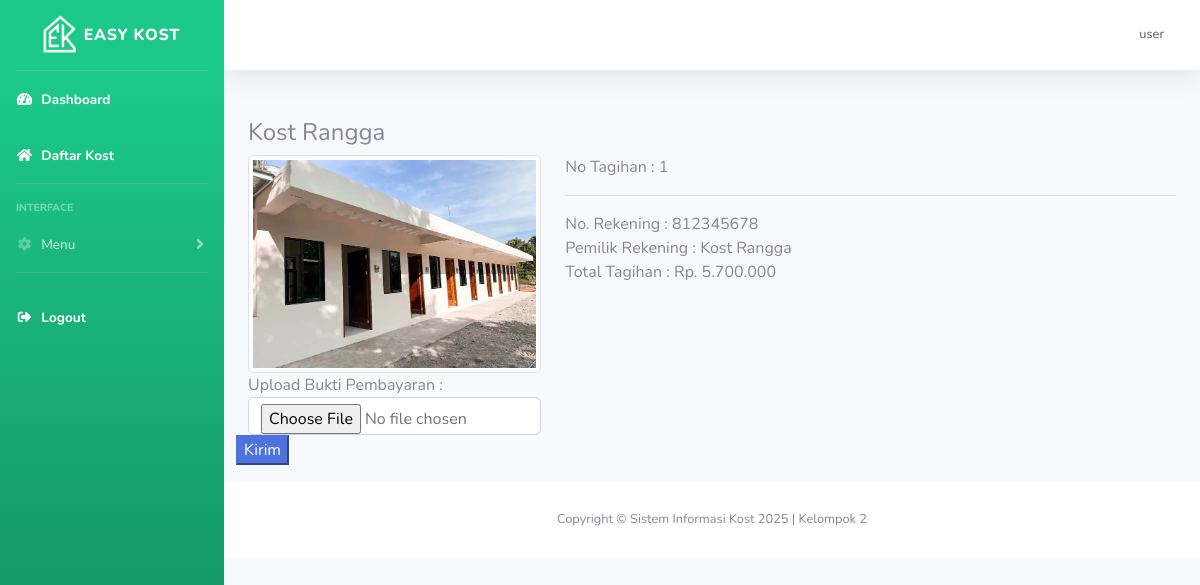
The page /kost/validasi.php?no_tagihan=1 (signed in) on the database its author committed.
### tables this page shows
CREATE TABLE `kamar` (
  `id_kamar` int(11) NOT NULL,
  `id_kost` int(11) NOT NULL,
  `jumlah_kamar` int(11) NOT NULL,
  `panjang_kamar` int(11) NOT NULL,
  `lebar_kamar` int(11) NOT NULL,
  `tipe_kamar` varchar(255) NOT NULL,
  `biaya_fasilitas` int(11) NOT NULL,
  `fasilitas_kamar` varchar(255) NOT NULL
);

CREATE TABLE `kost` (
  `id_kost` int(11) NOT NULL,
  `nama_kost` varchar(255) NOT NULL,
  `tipe_kost` varchar(255) NOT NULL,
  `jenis_kost` varchar(255) NOT NULL,
  `jumlah_kamar` int(11) NOT NULL,
  `tanggal_tagih` date NOT NULL,
  `nama_pemilik` text NOT NULL,
  `nama_bank` text NOT NULL,
  `no_rekening` int(11) NOT NULL,
  `foto_bangunan_utama` varchar(255) NOT NULL,
  `foto_kamar` varchar(255) NOT NULL,
  `foto_kamar_mandi` varchar(255) NOT NULL,
  `foto_interior` varchar(255) NOT NULL,
  `provinsi` varchar(25) NOT NULL,
  `kota` varchar(25) NOT NULL,
  `kecamatan` varchar(25) NOT NULL,
  `kelurahan` varchar(25) NOT NULL,
  `alamat` varchar(255) NOT NULL,
  `harga_sewa` int(11) NOT NULL,
  `kontak` varchar(255) NOT NULL,
  `deskripsi` text NOT NULL,
  `id_pemilik` int(11) NOT NULL,
  `fasilitas_kost` text NOT NULL
);

CREATE TABLE `tagihan` (
  `no_tagihan` int(11) NOT NULL,
  `no_booking` int(11) NOT NULL,
  `total_tagihan` int(11) NOT NULL,
  `stats` int(11) NOT NULL,
  `tanggal_tagihan` timestamp NOT NULL DEFAULT current_timestamp() ON UPDATE current_timestamp(),
  `bukti_bayar` varchar(255) NOT NULL
);

### kost/validasi.php (the view, shortened to what this page needs)
<?php
include "template/header.php";
$no_tagihan = $_GET['no_tagihan'];
$query2 = "SELECT * FROM kamar JOIN booking ON kamar.id_kamar=booking.id_kamar JOIN tagihan ON booking.id_booking=tagihan.no_booking JOIN kost ON kost.id_kost=kamar.id_kost WHERE tagihan.no_tagihan='$no_tagihan'";
$data2 = mysqli_query($koneksi, $query2);
$n = mysqli_fetch_array($data2);
?>
<div class="container">
    <div class="" class="row">
        <form action="" method="post" enctype="multipart/form-data">
            <div class="row">
                <div class="col">
                    <h4>
                        <?php echo $n['nama_kost'] ?>
                    </h4>
                </div>
            </div>
            <div class="row">
                <div class="col-md-4">
                    <img class="img-thumbnail rounded" src="../img/foto_kost/kamar/<?php echo $n['foto_kamar'] ?>" width="100%" alt="Foto kamar kost">
                </div>
                <div class="col">
                    <div class="row">
                        <div class="col">
                            No Tagihan : <?php echo $no_tagihan  ?>
                        </div>
                    </div>
                    <hr>
                    <div class="row">
                        <div class="col">
                            No. Rekening :
                            <?php echo $n['no_rekening'] ?>
                        </div>
                    </div>
                    <div class="row">
                        <div class="col">
                            Pemilik Rekening :
                            <?php
                            $id_kost = $n['id_kost'];
                            $f = mysqli_fetch_array(mysqli_query($koneksi, "SELECT * FROM kost WHERE id_kost='$id_kost'"));
                            echo $f['nama_pemilik'];
                            ?>
                        </div>
                    </div>
                    <div class="row">
                        <div class="col">Total Tagihan :
                            <?php
                            echo "Rp. " . number_format($n['total_tagihan'], 0, ',', '.')
                            ?>
                        </div>
                    </div>
                </div>
            </div>
            <div class="row">
                <div class="col-md-4">
                    Upload Bukti Pembayaran :
                    <input class="form-control" type="file" name="gambar" id="gambar">
                </div>
            </div>
            <div class="row">
                <button name="submit" type="submit" class="btn-primary">Kirim</button>
            </div>
        </form>
    </div>
</div>
<?php
include "template/footer.php";
?>

### rows shown on the page
kamar: id_kost.nama_kost "Kost Rangga", id_kost.foto_kamar (picture), id_kost.no_rekening "812345678", tagihan.total_tagihan "5.700.000"
kost: nama_pemilik "Kost Rangga"

### other values the page prints
$_SESSION['username'] "user"
$no_tagihan "1"
